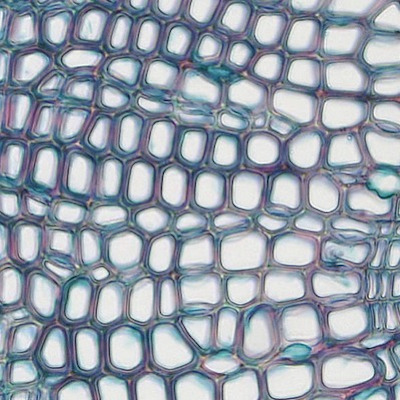
#> input picture data/Cells.jpg, 400 x 400 px
$ jupyter execute hw1.ipynb
#> lines starting #> are read from the running program, lines starting #| are printed output that depends on the picture
### cs371/module3.py
# AUTOGENERATED! DO NOT EDIT! File to edit: module3.ipynb (unless otherwise specified).

__all__ = ['MyDisjointSet', 'MyDisjointSet2', 'MyDisjointSet3', 'DisjointSetsForest', 'DisjointSetsPathCompression',
           'DisjointSetsTwoPassPC', 'DisjointSetsMergeByHeight', 'DisjointSetsMergeByHeight2',
           'DisjointSetsMergeByHeight3', 'DisjointSetsMergeByWeight', 'DisjointSetsMergeByHeightAndPathCompression',
           'DisjointSetsMergeByHeightAndPathCompression2']

# Cell
import numpy as np

from .utils import *

# Cell
class MyDisjointSet:
    def __init__(self, N):
        self.N = N
        self.bubbles = [{i} for i in range(N)]

    # [15 lines left out: functions _get_bubble_idx, find, union, not called in this run]

# Cell
class MyDisjointSet2:
    def __init__(self, N):
        self.N = N
        self.idx_bubbles = np.arange(N)

    def _get_bubble_idx(self, val): return self.idx_bubbles[val]

    # [10 lines left out: functions find, union, not called in this run]

# Cell
class MyDisjointSet3:
    def __init__(self, N):
        self.N = N
        self.parents = np.arange(N)

    def _get_root(self, val):
        if self.parents[val] != val: return self._get_root(self.parents[val])
        else:                        return val

    # [10 lines left out: functions find, union, not called in this run]

# Cell
class DisjointSetsForest:
    def __init__(self, L):
        self._parent = {item : item for item in L}

    # [4 lines left out: function _root, not called in this run]

    def find(self, a, b):
        return self._root(a) is self._root(b)

    def union(self, a, b):
        if not self.find(a,b):
            self._parent[self._root(b)] = self._root(a)

# Cell
class DisjointSetsPathCompression:
    def __init__(self, L):
        self._parent = {item : item for item in L}

    # [6 lines left out: function _root, not called in this run]

    def find(self, a, b):
        return self._root(a) is self._root(b)

    def union(self, a, b):
        if not self.find(a,b):
            self._parent[self._root(b)] = self._root(a)

# Cell
class DisjointSetsTwoPassPC:
    def __init__(self, L):
        self._parent = {item : item for item in L}

    # [12 lines left out: functions _root, _compress, not called in this run]

    def find(self, a, b):
        return self._root(a) is self._root(b)

    def union(self, a, b):
        if not self.find(a,b):
            self._parent[self._root(b)] = self._root(a)

# Cell
class DisjointSetsMergeByHeight:
    def __init__(self, L):
        self._parent = {item : item for item in L}
        self._height = {item : 0 for item in L}

    # [4 lines left out: function _root, not called in this run]

    def find(self, a, b):
        return self._root(a) is self._root(b)

    # [6 lines left out: function union, not called in this run]

# Cell
class DisjointSetsMergeByHeight2:
    def __init__(self, L):
        self._parent = {item : item for item in L}
        self._height = {item : 0    for item in L}

    # [4 lines left out: function _root, not called in this run]

    def find(self, a, b):
        return self._root(a) is self._root(b)

    # [7 lines left out: function union, not called in this run]

# Cell
class DisjointSetsMergeByHeight3:
    def __init__(self, L):
        self._parent = {item : item for item in L}
        self._height = {item : 0    for item in L}

    # [4 lines left out: function _root, not called in this run]

    def find(self, a, b):
        return self._root(a) is self._root(b)

    # [6 lines left out: function union, not called in this run]

# Cell
class DisjointSetsMergeByWeight:
    def __init__(self, L):
        self._parent = {item : item for item in L}
        self._weight = {item : 1    for item in L}

    # [4 lines left out: function _root, not called in this run]

    def find(self, a, b):
        return self._root(a) is self._root(b)

    # [7 lines left out: function union, not called in this run]

# Cell
class DisjointSetsMergeByHeightAndPathCompression:
    def __init__(self, L):
        self._parent = {item : item for item in L}
        self._weight = {item : 1    for item in L}

    # [6 lines left out: function _root, not called in this run]

    def find(self, a, b):
        return self._root(a) is self._root(b)

    # [7 lines left out: function union, not called in this run]

# Cell
class DisjointSetsMergeByHeightAndPathCompression2:
    def __init__(self, L):
        self._parent = {item : item for item in L}
        self._weight = {item : 1    for item in L}

    def _root(self, item):
        root = item
        while root is not self._parent[root]:
            root = self._parent[root]
        self._compress(item, root)
        return root

    def _compress(self, item, root_new):
        while item is not self._parent[item]:
            item_next = self._parent[item]
            self._parent[item] = root_new
            item = item_next

    def find(self, a, b):
        return self._root(a) is self._root(b)

    def union(self, a, b):
        a = self._root(a)                                             # Replace with "representative" node
        b = self._root(b)                                             # Replace with "representative" node
        if a is not b:                                                # find operation
            if self._weight[a] < self._weight[b]: a, b = b, a         # Make sure "a" has larger height
            self._parent[b] = a                                       # Make root of b a
            self._weight[a] = self._weight[a] + self._weight[b]       # Update weight of a

### cs371/utils.py
# AUTOGENERATED! DO NOT EDIT! File to edit: utils.ipynb (unless otherwise specified).

__all__ = ['assert_allclose', 'rgb2gray', 'get_colors', 'get_notebook_file', 'save_notebook', 'build_notebook',
           'convert_notebook']

# Cell
import re
import json
import time
import hashlib
from pathlib import Path

import numpy
import numba
import requests
import seaborn as sns

import ipykernel
import nbdev.export
from IPython.display import Javascript
from notebook.notebookapp import list_running_servers

# Cell
# [8 lines left out: function assert_allclose, not called in this run]

# Cell
def rgb2gray(arr): # From Pillow documentation
    return arr[:,:,0]*(299/1000) + arr[:,:,1]*(587/1000) + arr[:,:,2]*(114/1000)

# Cell
def get_colors(n): return sns.color_palette(None, n)

# Cell
def get_notebook_file():
    id_kernel = re.search('kernel-(.*).json', ipykernel.connect.get_connection_file()).group(1)
    for server in list_running_servers():
        response = requests.get(requests.compat.urljoin(server['url'], 'api/sessions'),
                                params={'token': server.get('token', '')})
        for r in json.loads(response.text):
            if 'kernel' in r and r['kernel']['id'] == id_kernel:
                return Path(r['notebook']['path'])

# Cell
def save_notebook():
    file_notebook = get_notebook_file()
    _get_md5 = lambda : hashlib.md5(file_notebook.read_bytes()).hexdigest()
    md5_start = _get_md5()
    display(Javascript('IPython.notebook.save_checkpoint();')) # Asynchronous
    while md5_start == _get_md5(): time.sleep(1e-1)

# Cell
def build_notebook(save=True):
    if save: save_notebook()
    nbdev.export.notebook2script(fname=get_notebook_file().as_posix())

# Cell
def convert_notebook(save=True, t='markdown'):
    if save: save_notebook()
    os.system(f'jupyter nbconvert --to {t} {get_notebook_file().as_posix()}')

### hw1.ipynb
[cell 1]
# default_exp hw1

# Import

[cell 2]
# export
import numpy as np
from PIL import Image
import matplotlib.pyplot as plt

from scipy import ndimage
import PIL
from skimage.transform import resize
import time

from cs371.utils import *

# cells

[cell 3]
def load_cells_grayscale(filename, n_pixels = 0):
    """
    Load in a grayscale image of the cells, where 1 is maximum brightness
    and 0 is minimum brightness

    Parameters
    ----------
    filename: string
        Path to image holding the cells
    n_pixels: int
        Number of pixels in the image
    """
#> called with filename = 'data/Cells.jpg', n_pixels = 0
    cells_original = plt.imread(filename)
#> cells_original is the input picture: shape (400, 400, 3); mean R, G, B 151, 159.9, 171.8
    cells_grey = np.asarray(PIL.Image.fromarray(cells_original).convert('L'))
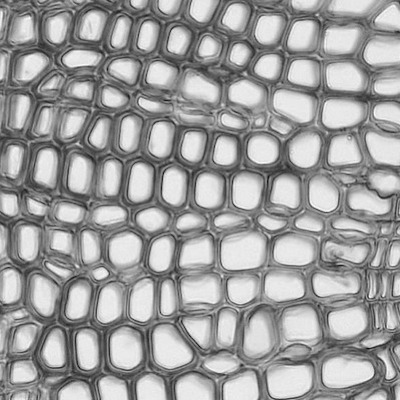
#> cells_grey: shape (400, 400); min 8, max 253, mean 158.6
    cells_grey = ndimage.uniform_filter(cells_grey, size=10)
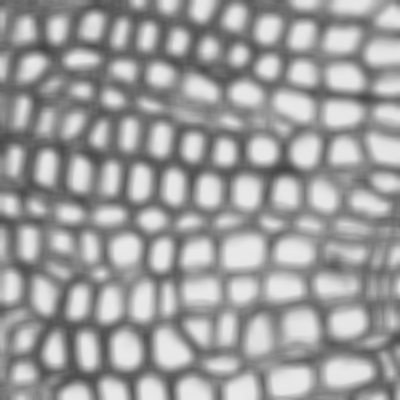
#> cells_grey: shape (400, 400); min 67, max 234, mean 157.7
    cells_grey = cells_grey - np.min(cells_grey)
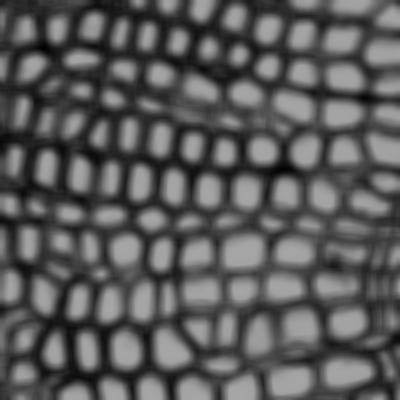
#> cells_grey: shape (400, 400); min 0, max 167, mean 90.7
    cells_grey = cells_grey/np.max(cells_grey)
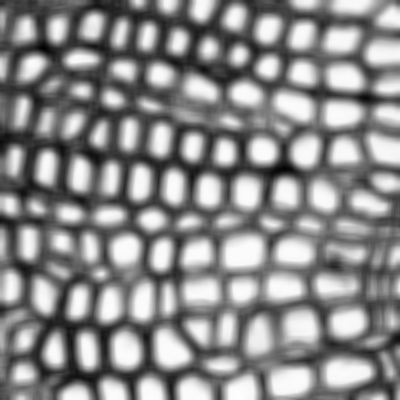
#> cells_grey: shape (400, 400) float64; min 0, max 1, mean 0.543
    N = int(np.sqrt(n_pixels))
    if n_pixels > 0:
        cells_grey = resize(cells_grey, (N, N), anti_aliasing=True)
    return cells_grey

[cell 4]
def get_cell_labels(I, thresh, uf_class):
    """
    Parameters
    ----------
    I: ndarray(M, N)
        A grayscale image of cells
    thresh: float
        Threshold above which to consider something inside a cell
    uf_class: class
        A data structure that implements the union find ADT.
        Must contain the methods union(i, j), find(i, j), and
        get_set_label(i)

    Returns
    -------
    labels: ndarray(M, N)
        An array of labels for the pixels in the image
    """
#> called with thresh = 0.7
    M = I.shape[0]
#> M = 400
    N = I.shape[1]
#> N = 400
    # This is the disjoint set object on which you will
    # call union, find, and get_set_label
    djset = uf_class(np.arange(M*N))
    # This is the 2D array of labels that you will fill
    # in and return
    labels = np.ones((M, N), dtype=int)
    # Get union
    for y in range(M):
        for x in range(N):
            if x > 0:   # Check left
                if I[y, x] > thresh and I[y, x-1] > thresh:
                    djset.union(y*N + x, y*N + (x-1))
            if x < N-1: # Check right
                if I[y, x] > thresh and I[y, x+1] > thresh:
                    djset.union(y*N + x, y*N + (x+1))
            if y > 0:   # Check up
                if I[y, x] > thresh and I[y-1, x] > thresh:
                    djset.union(y*N + x, (y-1)*N + (x))
            if y < M-1: # Check down
                if I[y, x] > thresh and I[y+1, x] > thresh:
                    djset.union(y*N + x, (y+1)*N + (x))

    # Fill labels
    for i in range(M*N):
        x = i % N
        y = i // N
        labels[y, x] = djset.get_set_label(i)
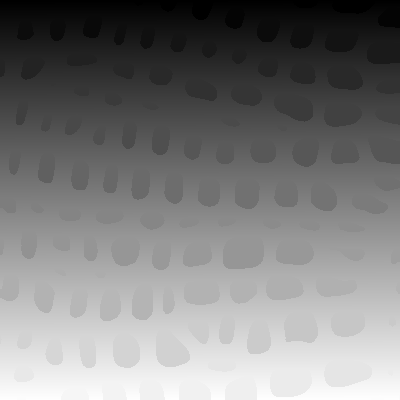
#> labels: shape (400, 400) int64; min 0, max 159998, mean 78515.2; drawn with min black and max white

    return labels

[cell 5]
def permute_labels(labels):
    """
    Shuffle around labels by raising them to a prime and
    modding by a large-ish prime, so that cells are easier
    to see against their backround
    Parameters
    ----------
    labels: ndarray(M, N)
        An array of labels for the pixels in the image

    Returns
    -------
    labels_shuffled: ndarray(M, N)
        A new image where the labels are different but still
        the same within connected components
    """
    return (labels**31) % 833
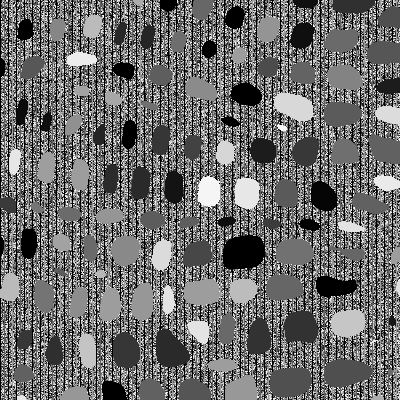
#> returned value: shape (400, 400) int64; min 0, max 832, mean 353.7; drawn with min black and max white

[cell 6]
def get_cluster_centers(labels):
    """
    Compute an array that holds the row and column of the
    mean of each label location that has more than 1 pixel
    assigned to it

    Parameters
    ----------
    labels: ndarray(M, N)
        An array of labels for the pixels in the image

    Returns
    -------
    X: ndarray(K, 2)
        An array of average row/column indices of each of the
        K labels that had at least 2 pixels assigned to them
    """

    coords = {}
    M = labels.shape[0]
    N = labels.shape[1]
    for y in range(M):
        for x in range(N):
            l = labels[y, x]
            if l in coords: coords[l].append([x, y])
            else:           coords[l] = [[x, y]]

    centroids = {}
    for label, ps in coords.items():
        if len(ps) > 1:
            ps = np.array(ps)
            centroids[label] = ps[:,0].mean(), ps[:,1].mean()
#> this loop made 112142 passes
#> ps on passes 1 to 3: [[0, 0]], [[1, 0]], [[2, 0]]

    return np.array(list(centroids.values()))

[cell 7]
def time_test():
    thresh = 0.7
    n_pixels = []
    times_idsset = []
    times_uffast = []
    for n in range(100, 100*100, 500):
        n_pixels.append(n)
        I = load_cells_grayscale("Cells.jpg", n)
        ## TODO: Fill this in.  Take an average of the average
        ## time that it takes per operation to run get_cell_labels
        ## for both the IDsSet and the UFFast implementation of
        ## union find, and store these times in times_idsset
        ## and times_uffast, respectively
    plt.plot(n_pixels, times_idsset)
    plt.plot(n_pixels, times_uffast)
    plt.legend(["IDsSet", "UFFast"])
    plt.xlabel("Number of pixels")
    plt.ylabel("Average Elapsed Time Per Operation")
    plt.savefig("Timings.png", bbox_inches='tight')

# DisjointSet

[cell 8]
from cs371.module3 import DisjointSetsMergeByHeightAndPathCompression2

Monkey patch `get_set_label`

[cell 9]
def get_set_label(self, i): return int(self._root(i))

[cell 10]
DisjointSetsMergeByHeightAndPathCompression2.get_set_label = get_set_label

# HW1

[cell 11]
# Put stuff here that will run when you hit the play button
thresh = 0.7
I = load_cells_grayscale("data/Cells.jpg")

[cell 12]
labels = get_cell_labels(I, thresh, DisjointSetsMergeByHeightAndPathCompression2)

[cell 13]
plt.figure(figsize=(10, 10))
plt.imshow(permute_labels(labels))

[cell 14]
cells_original = plt.imread("data/Cells.jpg")
X = get_cluster_centers(labels)
X = np.array(X)

[cell 15]
plt.figure(figsize=(10,10))
#> (this line was passed over: IPython is not available in this run)
plt.imshow(cells_original)
#> (this line was passed over: IPython is not available in this run)
plt.scatter(X[:, 0], X[:, 1], c='C2')
#> (this line was passed over: IPython is not available in this run)

# Build

[cell 16]
build_notebook()
#> (the call stopped at in get_notebook_file, `id_kernel = re.search('kernel-(.*).json', ipykernel.connect.get_connec..`: ipykernel is not available in this run)
#> (the call stopped at in get_notebook_file, `id_kernel = re.search('kernel-(.*).json', ipykernel.connect.get_connec..`: ipykernel is not available in this run)
